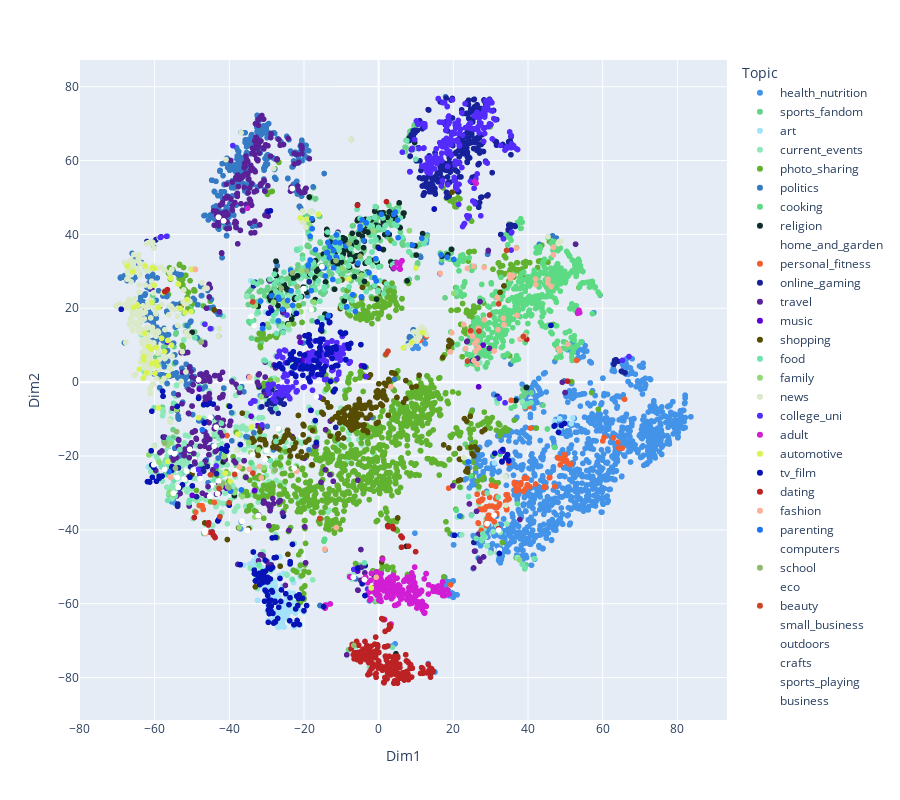

The code cell stored with this chart in its notebook:
### Code cell
#Let's create an interactive visualization using plotly based on the customer topics which we assumed earlier

import plotly.express as px
import random
# convert the t-SNE results to a DataFrame
tsne_df = pd.DataFrame(data = tsne_results, columns = ['Dim1', 'Dim2'])

# add the county names to this DataFrame
tsne_df['Topic'] = df['topic'].values

topic_counts = df['topic'].value_counts()


# Get the top 75% topics by count
top_topics = topic_counts.index[:round(len(df['topic'].unique())*0.75)]

# Create a dictionary to map topic to color
color_map = {topic: 'white' if topic not in top_topics else "#{:06x}".format(random.randint(0, 0xFFFFFF)) for topic in tsne_df['Topic'].unique() if topic != 'white'}

# Create an interactive plot and color the points based on the color map
fig = px.scatter(tsne_df, x='Dim1', y='Dim2', hover_data=['Topic'], color='Topic', color_discrete_map=color_map)

# Set the height of the plot to elongate it
fig.update_layout(height=800)

# Show the plot
fig.show()

### Figure 1 — Plotly figure (JSON) as saved in the notebook; plotly's stock layout.template omitted (floating-point values rounded to 4 significant figures; data arrays with more than 128 entries replaced by an {"elided": "..."} marker saying what was removed)
{"data": [{"customdata": {"elided": "1272x1 str values"}, "hovertemplate": "Topic=%{customdata[0]}<br>Dim1=%{x}<br>Dim2=%{y}<extra></extra>", "legendgroup": "health_nutrition", "marker": {"color": "#4394e9", "symbol": "circle"}, "mode": "markers", "name": "health_nutrition", "showlegend": true, "type": "scattergl", "x": {"elided": "1272 float values"}, "xaxis": "x", "y": {"elided": "1272 float values"}, "yaxis": "y"}, {"customdata": {"elided": "471x1 str values"}, "hovertemplate": "Topic=%{customdata[0]}<br>Dim1=%{x}<br>Dim2=%{y}<extra></extra>", "legendgroup": "sports_fandom", "marker": {"color": "#6ad189", "symbol": "circle"}, "mode": "markers", "name": "sports_fandom", "showlegend": true, "type": "scattergl", "x": {"elided": "471 float values"}, "xaxis": "x", "y": {"elided": "471 float values"}, "yaxis": "y"}, {"customdata": {"elided": "150x1 str values"}, "hovertemplate": "Topic=%{customdata[0]}<br>Dim1=%{x}<br>Dim2=%{y}<extra></extra>", "legendgroup": "art", "marker": {"color": "#a4e1fa", "symbol": "circle"}, "mode": "markers", "name": "art", "showlegend": true, "type": "scattergl", "x": {"elided": "150 float values"}, "xaxis": "x", "y": {"elided": "150 float values"}, "yaxis": "y"}, {"customdata": {"elided": "507x1 str values"}, "hovertemplate": "Topic=%{customdata[0]}<br>Dim1=%{x}<br>Dim2=%{y}<extra></extra>", "legendgroup": "current_events", "marker": {"color": "#8fe8ba", "symbol": "circle"}, "mode": "markers", "name": "current_events", "showlegend": true, "type": "scattergl", "x": {"elided": "507 float values"}, "xaxis": "x", "y": {"elided": "507 float values"}, "yaxis": "y"}, {"customdata": {"elided": "1254x1 str values"}, "hovertemplate": "Topic=%{customdata[0]}<br>Dim1=%{x}<br>Dim2=%{y}<extra></extra>", "legendgroup": "photo_sharing", "marker": {"color": "#61b32f", "symbol": "circle"}, "mode": "markers", "name": "photo_sharing", "showlegend": true, "type": "scattergl", "x": {"elided": "1254 float values"}, "xaxis": "x", "y": {"elided": "1254 float values"}, "yaxis": "y"}, {"customdata": {"elided": "549x1 str values"}, "hovertemplate": "Topic=%{customdata[0]}<br>Dim1=%{x}<br>Dim2=%{y}<extra></extra>", "legendgroup": "politics", "marker": {"color": "#347ac5", "symbol": "circle"}, "mode": "markers", "name": "politics", "showlegend": true, "type": "scattergl", "x": {"elided": "549 float values"}, "xaxis": "x", "y": {"elided": "549 float values"}, "yaxis": "y"}, {"customdata": {"elided": "604x1 str values"}, "hovertemplate": "Topic=%{customdata[0]}<br>Dim1=%{x}<br>Dim2=%{y}<extra></extra>", "legendgroup": "cooking", "marker": {"color": "#5ddb84", "symbol": "circle"}, "mode": "markers", "name": "cooking", "showlegend": true, "type": "scattergl", "x": {"elided": "604 float values"}, "xaxis": "x", "y": {"elided": "604 float values"}, "yaxis": "y"}, {"customdata": {"elided": "154x1 str values"}, "hovertemplate": "Topic=%{customdata[0]}<br>Dim1=%{x}<br>Dim2=%{y}<extra></extra>", "legendgroup": "religion", "marker": {"color": "#0e2d2a", "symbol": "circle"}, "mode": "markers", "name": "religion", "showlegend": true, "type": "scattergl", "x": {"elided": "154 float values"}, "xaxis": "x", "y": {"elided": "154 float values"}, "yaxis": "y"}, {"customdata": [["home_and_garden"], ["home_and_garden"], ["home_and_garden"], ["home_and_garden"], ["home_and_garden"], ["home_and_garden"], ["home_and_garden"], ["home_and_garden"], ["home_and_garden"], ["home_and_garden"], ["home_and_garden"], ["home_and_garden"]], "hovertemplate": "Topic=%{customdata[0]}<br>Dim1=%{x}<br>Dim2=%{y}<extra></extra>", "legendgroup": "home_and_garden", "marker": {"color": "white", "symbol": "circle"}, "mode": "markers", "name": "home_and_garden", "showlegend": true, "type": "scattergl", "x": [-34.15, -20.79, -49.34, -28.63, -54.41, -54.39, -38.27, -33.87, -3.37, -30.12, -44.82, 32.29], "xaxis": "x", "y": [17.74, -14.76, -20.87, -20.9, -30.35, -30.37, -24.05, -16.15, -51.67, -18.49, -28.02, -45.49], "yaxis": "y"}, {"customdata": [["personal_fitness"], ["personal_fitness"], ["personal_fitness"], ["personal_fitness"], ["personal_fitness"], ["personal_fitness"], ["personal_fitness"], ["personal_fitness"], ["personal_fitness"], ["personal_fitness"], ["personal_fitness"], ["personal_fitness"], ["personal_fitness"], ["personal_fitness"], ["personal_fitness"], ["personal_fitness"], ["personal_fitness"], ["personal_fitness"], ["personal_fitness"], ["personal_fitness"], ["personal_fitness"], ["personal_fitness"], ["personal_fitness"], ["personal_fitness"], ["personal_fitness"], ["personal_fitness"], ["personal_fitness"], ["personal_fitness"], ["personal_fitness"], ["personal_fitness"], ["personal_fitness"], ["personal_fitness"], ["personal_fitness"], ["personal_fitness"], ["personal_fitness"], ["personal_fitness"], ["personal_fitness"], ["personal_fitness"], ["personal_fitness"], ["personal_fitness"], ["personal_fitness"], ["personal_fitness"], ["personal_fitness"], ["personal_fitness"], ["personal_fitness"], ["personal_fitness"], ["personal_fitness"], ["personal_fitness"], ["personal_fitness"], ["personal_fitness"], ["personal_fitness"], ["personal_fitness"], ["personal_fitness"], ["personal_fitness"], ["personal_fitness"], ["personal_fitness"], ["personal_fitness"], ["personal_fitness"], ["personal_fitness"], ["personal_fitness"], ["personal_fitness"], ["personal_fitness"], ["personal_fitness"], ["personal_fitness"], ["personal_fitness"], ["personal_fitness"], ["personal_fitness"], ["personal_fitness"], ["personal_fitness"], ["personal_fitness"], ["personal_fitness"], ["personal_fitness"], ["personal_fitness"], ["personal_fitness"], ["personal_fitness"], ["personal_fitness"], ["personal_fitness"], ["personal_fitness"], ["personal_fitness"], ["personal_fitness"], ["personal_fitness"], ["personal_fitness"], ["personal_fitness"], ["personal_fitness"], ["personal_fitness"], ["personal_fitness"], ["personal_fitness"], ["personal_fitness"], ["personal_fitness"], ["personal_fitness"], ["personal_fitness"], ["personal_fitness"], ["personal_fitness"], ["personal_fitness"], ["personal_fitness"], ["personal_fitness"], ["personal_fitness"], ["personal_fitness"], ["personal_fitness"], ["personal_fitness"], ["personal_fitness"], ["personal_fitness"], ["personal_fitness"], ["personal_fitness"], ["personal_fitness"], ["personal_fitness"], ["personal_fitness"], ["personal_fitness"]], "hovertemplate": "Topic=%{customdata[0]}<br>Dim1=%{x}<br>Dim2=%{y}<extra></extra>", "legendgroup": "personal_fitness", "marker": {"color": "#f45d2d", "symbol": "circle"}, "mode": "markers", "name": "personal_fitness", "showlegend": true, "type": "scattergl", "x": [34.66, 39.17, 45.84, 34.06, 31.56, 28.83, 28.04, 32.22, 27.46, 31.73, -44.01, 29.8, 65.86, 29.16, 26.39, 26.63, 50.29, 38.98, 27.7, 31.36, 32.37, 37.54, 27.65, 51.02, -47.3, 51.54, 40.51, 29.91, 38.1, 26.91, 34.04, 44.24, 29.12, 50.06, 28.2, 31.61, 49.44, 31.59, 36.88, 30.17, 34.48, 34.31, 31.17, 39.26, 26.8, 38.79, 36.36, 40.36, 30.43, -48.04, 48.61, 27.57, 44.66, 19.28, 11.09, 47.21, 65.23, 29.73, 31.34, 47.91, 49.61, 60.36, -46.96, 31.14, 39.85, 28.38, 35.5, 18.76, 53.0, 62.89, -48.99, 64.06, 64.34, 27.07, 40.63, 34.29, 31.37, 26.98, 30.05, 29.38, 34.84, 29.73, 26.69, 31.47, 31.18, 34.14, 45.72, 42.03, 39.28, 49.57, 26.38, 39.71, 31.56, 28.81, 48.44, 50.53, 27.85, -40.62, 30.95, 60.01, 38.02, 12.8, 36.76, 28.76, 50.01, 34.82, 36.38, 39.77], "xaxis": "x", "y": [-31.28, -6.853, -25.82, -32.32, -35.71, -38.83, -34.31, -33.39, -40.17, -33.91, -32.57, -36.13, -4.655, 50.41, -30.38, -38.11, -21.19, -26.03, -31.73, -28.2, -32.93, -29.16, -34.49, -22.19, -33.47, -22.18, -28.33, -36.99, -27.29, -32.39, -32.31, -28.39, -36.95, -21.15, -30.06, -35.55, -21.37, -30.98, -29.48, -27.95, -30.48, -34.26, -33.85, -25.91, -32.26, -29.63, -27.17, -6.612, -33.56, -33.43, -22.4, -32.03, -28.42, -54.87, 11.29, -28.24, -17.88, -33.54, -33.83, -20.49, -19.69, -14.96, -34.47, -35.85, -27.84, -34.5, -4.941, -28.71, 5.891, -15.05, -35.23, -16.26, -17.86, -34.39, -12.46, -34.57, -31.57, -32.12, -36.71, -36.03, -31.63, -31.2, -38.24, -31.63, -33.97, -30.51, -25.9, -27.59, -28.97, -19.96, -30.34, -26.0, -31.58, -33.76, -20.72, -21.79, -31.67, -14.46, -37.81, -15.93, -27.78, 12.45, -28.72, -38.15, -19.73, -21.83, -27.62, -27.84], "yaxis": "y"}, {"customdata": {"elided": "321x1 str values"}, "hovertemplate": "Topic=%{customdata[0]}<br>Dim1=%{x}<br>Dim2=%{y}<extra></extra>", "legendgroup": "online_gaming", "marker": {"color": "#17219a", "symbol": "circle"}, "mode": "markers", "name": "online_gaming", "showlegend": true, "type": "scattergl", "x": {"elided": "321 float values"}, "xaxis": "x", "y": {"elided": "321 float values"}, "yaxis": "y"}, {"customdata": {"elided": "402x1 str values"}, "hovertemplate": "Topic=%{customdata[0]}<br>Dim1=%{x}<br>Dim2=%{y}<extra></extra>", "legendgroup": "travel", "marker": {"color": "#582198", "symbol": "circle"}, "mode": "markers", "name": "travel", "showlegend": true, "type": "scattergl", "x": {"elided": "402 float values"}, "xaxis": "x", "y": {"elided": "402 float values"}, "yaxis": "y"}, {"customdata": [["music"], ["music"], ["music"], ["music"], ["music"], ["music"], ["music"], ["music"], ["music"], ["music"], ["music"], ["music"], ["music"], ["music"], ["music"], ["music"], ["music"], ["music"], ["music"], ["music"], ["music"], ["music"], ["music"], ["music"], ["music"], ["music"], ["music"], ["music"], ["music"], ["music"], ["music"], ["music"], ["music"], ["music"], ["music"], ["music"], ["music"], ["music"], ["music"]], "hovertemplate": "Topic=%{customdata[0]}<br>Dim1=%{x}<br>Dim2=%{y}<extra></extra>", "legendgroup": "music", "marker": {"color": "#5e02d1", "symbol": "circle"}, "mode": "markers", "name": "music", "showlegend": true, "type": "scattergl", "x": [-4.608, -49.94, -20.39, -48.05, -20.96, -33.24, 33.09, -15.91, -40.63, -12.95, -5.627, -40.71, 33.07, 33.3, -21.22, -22.36, -18.33, -13.74, -19.72, -8.667, -18.82, -12.25, -26.05, -18.2, -57.05, -17.83, 26.77, -32.48, 27.96, -55.37, -31.32, -15.35, -55.39, -11.82, -56.53, -17.76, -20.1, -34.17, -15.4], "xaxis": "x", "y": [4.45, -30.65, 5.138, -1.888, 10.78, -29.35, -18.49, 4.998, -17.19, 7.181, -51.18, -28.75, -18.55, -18.66, 4.82, 4.51, 6.132, 10.56, 4.652, 9.299, 7.785, 3.28, 6.772, -7.62, -23.46, 4.224, -1.273, -11.81, 10.03, -30.11, -12.5, 14.57, -22.86, 7.924, 10.87, 6.172, 6.513, -9.221, 2.354], "yaxis": "y"}, {"customdata": {"elided": "232x1 str values"}, "hovertemplate": "Topic=%{customdata[0]}<br>Dim1=%{x}<br>Dim2=%{y}<extra></extra>", "legendgroup": "shopping", "marker": {"color": "#564d03", "symbol": "circle"}, "mode": "markers", "name": "shopping", "showlegend": true, "type": "scattergl", "x": {"elided": "232 float values"}, "xaxis": "x", "y": {"elided": "232 float values"}, "yaxis": "y"}, {"customdata": {"elided": "186x1 str values"}, "hovertemplate": "Topic=%{customdata[0]}<br>Dim1=%{x}<br>Dim2=%{y}<extra></extra>", "legendgroup": "food", "marker": {"color": "#6ee3b0", "symbol": "circle"}, "mode": "markers", "name": "food", "showlegend": true, "type": "scattergl", "x": {"elided": "186 float values"}, "xaxis": "x", "y": {"elided": "186 float values"}, "yaxis": "y"}, {"customdata": [["family"], ["family"], ["family"], ["family"], ["family"], ["family"], ["family"], ["family"], ["family"], ["family"], ["family"], ["family"], ["family"], ["family"], ["family"], ["family"], ["family"], ["family"], ["family"], ["family"], ["family"], ["family"], ["family"], ["family"], ["family"], ["family"], ["family"], ["family"], ["family"], ["family"], ["family"], ["family"], ["family"], ["family"], ["family"], ["family"], ["family"], ["family"], ["family"], ["family"], ["family"], ["family"], ["family"], ["family"], ["family"], ["family"]], "hovertemplate": "Topic=%{customdata[0]}<br>Dim1=%{x}<br>Dim2=%{y}<extra></extra>", "legendgroup": "family", "marker": {"color": "#91db76", "symbol": "circle"}, "mode": "markers", "name": "family", "showlegend": true, "type": "scattergl", "x": [-31.46, -4.366, -42.33, -21.93, -18.63, -41.33, -55.83, -0.1938, -24.74, -24.15, -28.01, -41.43, -21.87, -29.85, -31.78, 20.1, -17.29, -34.28, -28.12, -55.21, -54.07, -33.03, -56.51, -33.21, -56.47, -4.596, -34.83, 6.056, -40.24, -37.36, -24.54, -25.31, -32.23, 8.249, -58.83, -20.79, 37.71, -55.99, -30.76, -38.59, -61.54, -27.14, -36.53, -1.326, -9.562, -20.83], "xaxis": "x", "y": [-3.986, 42.43, -28.34, -23.91, 42.62, -19.97, -16.53, -59.27, 21.7, 15.57, -23.95, -20.19, 25.82, 15.72, 22.15, 24.06, 21.63, -19.06, 21.68, -30.42, -7.484, 20.77, -17.1, -36.51, -16.94, 28.99, -16.37, -44.72, -24.79, -39.37, 20.61, 21.68, -18.35, 41.04, -21.66, 30.21, -48.15, -29.86, -23.18, -29.87, -19.71, 0.5892, -31.01, 41.05, 30.76, 19.06], "yaxis": "y"}, {"customdata": {"elided": "276x1 str values"}, "hovertemplate": "Topic=%{customdata[0]}<br>Dim1=%{x}<br>Dim2=%{y}<extra></extra>", "legendgroup": "news", "marker": {"color": "#dae9c8", "symbol": "circle"}, "mode": "markers", "name": "news", "showlegend": true, "type": "scattergl", "x": {"elided": "276 float values"}, "xaxis": "x", "y": {"elided": "276 float values"}, "yaxis": "y"}, {"customdata": {"elided": "370x1 str values"}, "hovertemplate": "Topic=%{customdata[0]}<br>Dim1=%{x}<br>Dim2=%{y}<extra></extra>", "legendgroup": "college_uni", "marker": {"color": "#532bfd", "symbol": "circle"}, "mode": "markers", "name": "college_uni", "showlegend": true, "type": "scattergl", "x": {"elided": "370 float values"}, "xaxis": "x", "y": {"elided": "370 float values"}, "yaxis": "y"}, {"customdata": {"elided": "210x1 str values"}, "hovertemplate": "Topic=%{customdata[0]}<br>Dim1=%{x}<br>Dim2=%{y}<extra></extra>", "legendgroup": "adult", "marker": {"color": "#d11ed4", "symbol": "circle"}, "mode": "markers", "name": "adult", "showlegend": true, "type": "scattergl", "x": {"elided": "210 float values"}, "xaxis": "x", "y": {"elided": "210 float values"}, "yaxis": "y"}, {"customdata": [["automotive"], ["automotive"], ["automotive"], ["automotive"], ["automotive"], ["automotive"], ["automotive"], ["automotive"], ["automotive"], ["automotive"], ["automotive"], ["automotive"], ["automotive"], ["automotive"], ["automotive"], ["automotive"], ["automotive"], ["automotive"], ["automotive"], ["automotive"], ["automotive"], ["automotive"], ["automotive"], ["automotive"], ["automotive"], ["automotive"], ["automotive"], ["automotive"], ["automotive"], ["automotive"], ["automotive"], ["automotive"], ["automotive"], ["automotive"], ["automotive"], ["automotive"], ["automotive"], ["automotive"], ["automotive"], ["automotive"], ["automotive"], ["automotive"], ["automotive"], ["automotive"], ["automotive"], ["automotive"], ["automotive"], ["automotive"], ["automotive"], ["automotive"], ["automotive"], ["automotive"], ["automotive"]], "hovertemplate": "Topic=%{customdata[0]}<br>Dim1=%{x}<br>Dim2=%{y}<extra></extra>", "legendgroup": "automotive", "marker": {"color": "#daf354", "symbol": "circle"}, "mode": "markers", "name": "automotive", "showlegend": true, "type": "scattergl", "x": [-50.06, -50.24, -51.24, -58.94, -39.78, -56.48, -60.87, -62.16, -37.7, -64.11, -21.01, -64.53, -16.14, -57.66, -60.13, -59.57, -65.86, -51.83, 8.839, -48.22, -53.69, -62.92, -53.11, -60.78, -60.14, -62.61, 9.96, -55.81, -55.49, -61.58, -62.89, -56.29, -63.06, -55.73, -58.15, 6.576, -56.49, -62.52, -59.01, -34.12, -59.54, -41.13, -60.78, -59.91, -59.36, -67.27, -19.18, -1.982, -60.7, -7.978, 11.75, -57.35, -65.6], "xaxis": "x", "y": [30.5, 19.1, 22.37, 20.22, -26.82, 11.28, 8.936, 2.546, -14.09, 3.502, 44.46, 20.75, 45.47, 24.23, 26.26, 5.462, 29.96, 18.89, 10.79, -9.649, 26.56, 6.884, 19.98, 5.051, 30.74, 13.24, 30.89, 28.33, 10.0, 9.611, 6.014, 1.719, 1.112, 28.11, 11.89, 9.265, -21.45, 31.48, -6.977, -12.19, 9.416, -24.64, 21.6, 2.359, 4.535, 31.44, 44.11, -55.73, 31.01, 27.94, 13.39, 8.278, 20.22], "yaxis": "y"}, {"customdata": {"elided": "255x1 str values"}, "hovertemplate": "Topic=%{customdata[0]}<br>Dim1=%{x}<br>Dim2=%{y}<extra></extra>", "legendgroup": "tv_film", "marker": {"color": "#0713b7", "symbol": "circle"}, "mode": "markers", "name": "tv_film", "showlegend": true, "type": "scattergl", "x": {"elided": "255 float values"}, "xaxis": "x", "y": {"elided": "255 float values"}, "yaxis": "y"}, {"customdata": {"elided": "212x1 str values"}, "hovertemplate": "Topic=%{customdata[0]}<br>Dim1=%{x}<br>Dim2=%{y}<extra></extra>", "legendgroup": "dating", "marker": {"color": "#bc2224", "symbol": "circle"}, "mode": "markers", "name": "dating", "showlegend": true, "type": "scattergl", "x": {"elided": "212 float values"}, "xaxis": "x", "y": {"elided": "212 float values"}, "yaxis": "y"}, {"customdata": [["fashion"], ["fashion"], ["fashion"], ["fashion"], ["fashion"], ["fashion"], ["fashion"], ["fashion"], ["fashion"], ["fashion"], ["fashion"], ["fashion"], ["fashion"], ["fashion"], ["fashion"], ["fashion"], ["fashion"], ["fashion"], ["fashion"], ["fashion"], ["fashion"], ["fashion"], ["fashion"], ["fashion"], ["fashion"], ["fashion"], ["fashion"], ["fashion"], ["fashion"], ["fashion"], ["fashion"], ["fashion"], ["fashion"], ["fashion"], ["fashion"], ["fashion"], ["fashion"], ["fashion"], ["fashion"], ["fashion"], ["fashion"], ["fashion"], ["fashion"], ["fashion"], ["fashion"], ["fashion"], ["fashion"], ["fashion"], ["fashion"], ["fashion"], ["fashion"], ["fashion"], ["fashion"], ["fashion"], ["fashion"]], "hovertemplate": "Topic=%{customdata[0]}<br>Dim1=%{x}<br>Dim2=%{y}<extra></extra>", "legendgroup": "fashion", "marker": {"color": "#fbb099", "symbol": "circle"}, "mode": "markers", "name": "fashion", "showlegend": true, "type": "scattergl", "x": [37.9, 46.82, 25.45, 26.38, 42.02, 25.96, -55.79, 22.77, 16.48, 31.73, 48.5, 45.29, 35.95, 42.06, 26.79, 24.48, 26.74, 35.06, -34.56, 33.57, 26.34, -11.35, -46.31, -55.73, -37.3, 39.12, -49.08, -14.42, 30.91, 50.61, 25.2, 37.04, -31.44, 28.26, -21.95, 28.3, 19.21, 48.26, 36.84, 46.21, 19.57, 25.79, 31.85, 3.256, 33.39, -31.95, 46.8, 23.29, 31.96, 25.49, 23.79, 45.33, -0.6744, 35.34, -34.64], "xaxis": "x", "y": [11.63, 36.53, 31.38, 4.82, 27.92, 8.402, -25.52, 15.6, 29.48, 22.92, 8.503, 26.85, 28.85, 26.39, 9.264, 13.39, 14.58, 29.02, 1.318, 15.58, 11.23, -39.38, -41.01, -25.81, -22.99, 12.6, 30.5, -45.25, 8.428, 10.26, 12.37, 18.08, -25.91, 31.09, -24.14, 16.89, 8.191, 9.086, 36.27, 25.9, 13.36, 10.42, 22.78, -1.241, 17.28, -22.86, 34.47, 9.085, 14.22, 5.829, 30.79, 27.86, -52.84, 28.08, -23.57], "yaxis": "y"}, {"customdata": [["parenting"], ["parenting"], ["parenting"], ["parenting"], ["parenting"], ["parenting"], ["parenting"], ["parenting"], ["parenting"], ["parenting"], ["parenting"], ["parenting"], ["parenting"], ["parenting"], ["parenting"], ["parenting"], ["parenting"], ["parenting"], ["parenting"], ["parenting"], ["parenting"], ["parenting"], ["parenting"], ["parenting"], ["parenting"], ["parenting"], ["parenting"], ["parenting"], ["parenting"], ["parenting"], ["parenting"], ["parenting"], ["parenting"], ["parenting"], ["parenting"], ["parenting"], ["parenting"], ["parenting"], ["parenting"], ["parenting"], ["parenting"], ["parenting"], ["parenting"], ["parenting"], ["parenting"], ["parenting"], ["parenting"], ["parenting"], ["parenting"], ["parenting"], ["parenting"], ["parenting"], ["parenting"], ["parenting"], ["parenting"], ["parenting"], ["parenting"], ["parenting"], ["parenting"], ["parenting"], ["parenting"], ["parenting"], ["parenting"], ["parenting"], ["parenting"], ["parenting"], ["parenting"], ["parenting"], ["parenting"]], "hovertemplate": "Topic=%{customdata[0]}<br>Dim1=%{x}<br>Dim2=%{y}<extra></extra>", "legendgroup": "parenting", "marker": {"color": "#1c73f3", "symbol": "circle"}, "mode": "markers", "name": "parenting", "showlegend": true, "type": "scattergl", "x": [-11.24, -8.508, -18.83, -10.35, 21.74, -14.29, -2.587, -4.992, -3.341, -6.942, 4.039, -17.81, -12.07, -31.64, 5.062, -23.42, -18.07, -5.535, -8.841, -18.99, -13.02, 16.71, -26.84, -0.6571, -36.78, -23.05, -13.5, -31.11, 9.072, -39.67, -28.71, -18.35, -16.92, -17.86, -4.975, -18.37, -13.93, -13.22, -1.056, -4.612, -26.65, -11.63, -26.88, -6.24, -11.38, -47.21, -12.3, -0.7424, -56.15, -11.33, 5.204, 24.04, -15.21, -25.73, -18.89, -23.59, -12.05, -13.6, 4.452, -4.431, 2.429, -24.4, 0.7335, 18.34, -13.73, -4.033, 20.13, -14.62, 11.55], "xaxis": "x", "y": [33.47, 20.41, 31.69, 37.71, -36.26, 28.74, 29.64, 42.19, 43.09, 23.69, 45.43, 41.54, 35.61, 21.94, 43.88, 24.72, 24.77, 32.2, 36.87, 30.4, 36.74, 34.45, 16.58, 27.4, -29.2, 20.78, 18.03, 14.52, 37.1, -29.55, 23.39, 33.06, 35.86, 44.24, 41.47, 39.49, 35.06, 33.69, 28.23, 23.11, 22.41, 37.87, 22.97, 19.14, 33.95, -12.88, 27.8, 33.41, -24.25, 39.86, 39.11, -21.6, 30.99, 19.7, 31.54, 30.24, 30.95, 37.84, 46.06, 43.94, 40.4, 22.1, 45.47, 33.83, 35.11, 38.32, 33.23, 30.93, 38.96], "yaxis": "y"}, {"customdata": [["computers"], ["computers"], ["computers"], ["computers"], ["computers"], ["computers"], ["computers"], ["computers"], ["computers"], ["computers"], ["computers"], ["computers"], ["computers"], ["computers"], ["computers"]], "hovertemplate": "Topic=%{customdata[0]}<br>Dim1=%{x}<br>Dim2=%{y}<extra></extra>", "legendgroup": "computers", "marker": {"color": "white", "symbol": "circle"}, "mode": "markers", "name": "computers", "showlegend": true, "type": "scattergl", "x": [-26.91, -51.98, -50.59, -46.58, -42.91, -45.01, -46.35, -6.759, -41.54, -55.77, -32.24, -35.12, -30.4, -48.24, -23.15], "xaxis": "x", "y": [-12.63, -26.35, -18.2, -40.63, 44.64, -9.55, -40.1, -52.83, 43.68, -18.92, -36.16, -40.12, -20.94, 0.6267, 52.42], "yaxis": "y"}, {"customdata": [["school"], ["school"], ["school"], ["school"], ["school"], ["school"], ["school"], ["school"], ["school"], ["school"], ["school"], ["school"], ["school"], ["school"], ["school"], ["school"], ["school"]], "hovertemplate": "Topic=%{customdata[0]}<br>Dim1=%{x}<br>Dim2=%{y}<extra></extra>", "legendgroup": "school", "marker": {"color": "#90ba71", "symbol": "circle"}, "mode": "markers", "name": "school", "showlegend": true, "type": "scattergl", "x": [-7.929, -40.14, -19.23, -41.78, -23.15, -27.72, -11.43, -57.34, -47.55, -40.43, -6.657, -26.13, -42.94, -54.1, -21.79, -4.956, -54.43], "xaxis": "x", "y": [37.44, -28.61, 30.09, -27.39, 29.58, -23.8, 32.89, -16.55, 10.81, -28.32, -71.26, 25.42, -28.37, -13.41, 25.89, 34.04, -23.32], "yaxis": "y"}, {"customdata": [["eco"], ["eco"], ["eco"], ["eco"], ["eco"], ["eco"]], "hovertemplate": "Topic=%{customdata[0]}<br>Dim1=%{x}<br>Dim2=%{y}<extra></extra>", "legendgroup": "eco", "marker": {"color": "white", "symbol": "circle"}, "mode": "markers", "name": "eco", "showlegend": true, "type": "scattergl", "x": [-54.99, -3.802, -51.48, -43.14, -33.78, -54.72], "xaxis": "x", "y": [-30.09, -53.47, -24.1, -30.2, -19.64, -19.42], "yaxis": "y"}, {"customdata": [["beauty"], ["beauty"], ["beauty"], ["beauty"], ["beauty"], ["beauty"], ["beauty"], ["beauty"], ["beauty"], ["beauty"], ["beauty"], ["beauty"], ["beauty"], ["beauty"], ["beauty"], ["beauty"], ["beauty"]], "hovertemplate": "Topic=%{customdata[0]}<br>Dim1=%{x}<br>Dim2=%{y}<extra></extra>", "legendgroup": "beauty", "marker": {"color": "#ce4429", "symbol": "circle"}, "mode": "markers", "name": "beauty", "showlegend": true, "type": "scattergl", "x": [34.25, 32.13, -40.04, -38.58, 38.76, -15.79, 2.491, 1.984, -33.74, 24.6, 29.71, 23.8, 26.86, -33.68, -42.52, -45.06, -42.73], "xaxis": "x", "y": [35.66, 21.19, -32.65, -25.0, 12.36, -36.92, 8.376, 7.601, 21.72, 13.92, 18.17, 5.708, 13.82, -24.63, -36.43, -25.1, -28.82], "yaxis": "y"}, {"customdata": [["small_business"]], "hovertemplate": "Topic=%{customdata[0]}<br>Dim1=%{x}<br>Dim2=%{y}<extra></extra>", "legendgroup": "small_business", "marker": {"color": "white", "symbol": "circle"}, "mode": "markers", "name": "small_business", "showlegend": true, "type": "scattergl", "x": [-60.25], "xaxis": "x", "y": [-22.37], "yaxis": "y"}, {"customdata": [["outdoors"], ["outdoors"], ["outdoors"], ["outdoors"]], "hovertemplate": "Topic=%{customdata[0]}<br>Dim1=%{x}<br>Dim2=%{y}<extra></extra>", "legendgroup": "outdoors", "marker": {"color": "white", "symbol": "circle"}, "mode": "markers", "name": "outdoors", "showlegend": true, "type": "scattergl", "x": [32.15, -49.66, 29.02, 30.9], "xaxis": "x", "y": [-40.05, -23.79, -38.33, -36.0], "yaxis": "y"}, {"customdata": [["crafts"], ["crafts"], ["crafts"], ["crafts"]], "hovertemplate": "Topic=%{customdata[0]}<br>Dim1=%{x}<br>Dim2=%{y}<extra></extra>", "legendgroup": "crafts", "marker": {"color": "white", "symbol": "circle"}, "mode": "markers", "name": "crafts", "showlegend": true, "type": "scattergl", "x": [-42.89, -18.06, -20.1, -15.19], "xaxis": "x", "y": [-26.76, 19.65, 25.32, 31.25], "yaxis": "y"}, {"customdata": [["sports_playing"], ["sports_playing"], ["sports_playing"], ["sports_playing"], ["sports_playing"], ["sports_playing"], ["sports_playing"], ["sports_playing"]], "hovertemplate": "Topic=%{customdata[0]}<br>Dim1=%{x}<br>Dim2=%{y}<extra></extra>", "legendgroup": "sports_playing", "marker": {"color": "white", "symbol": "circle"}, "mode": "markers", "name": "sports_playing", "showlegend": true, "type": "scattergl", "x": [-53.93, -45.23, -22.64, -33.37, -44.05, -57.28, -36.62, -53.66], "xaxis": "x", "y": [-25.83, -30.92, -23.28, 15.21, -17.32, -23.59, -37.69, -28.52], "yaxis": "y"}, {"customdata": [["business"], ["business"], ["business"]], "hovertemplate": "Topic=%{customdata[0]}<br>Dim1=%{x}<br>Dim2=%{y}<extra></extra>", "legendgroup": "business", "marker": {"color": "white", "symbol": "circle"}, "mode": "markers", "name": "business", "showlegend": true, "type": "scattergl", "x": [-43.51, -16.74, -47.83], "xaxis": "x", "y": [-12.19, -3.942, -26.13], "yaxis": "y"}], "layout": {"height": 800, "legend": {"title": {"text": "Topic"}, "tracegroupgap": 0}, "margin": {"t": 60}, "xaxis": {"anchor": "y", "domain": [0, 1], "title": {"text": "Dim1"}}, "yaxis": {"anchor": "x", "domain": [0, 1], "title": {"text": "Dim2"}}}}
